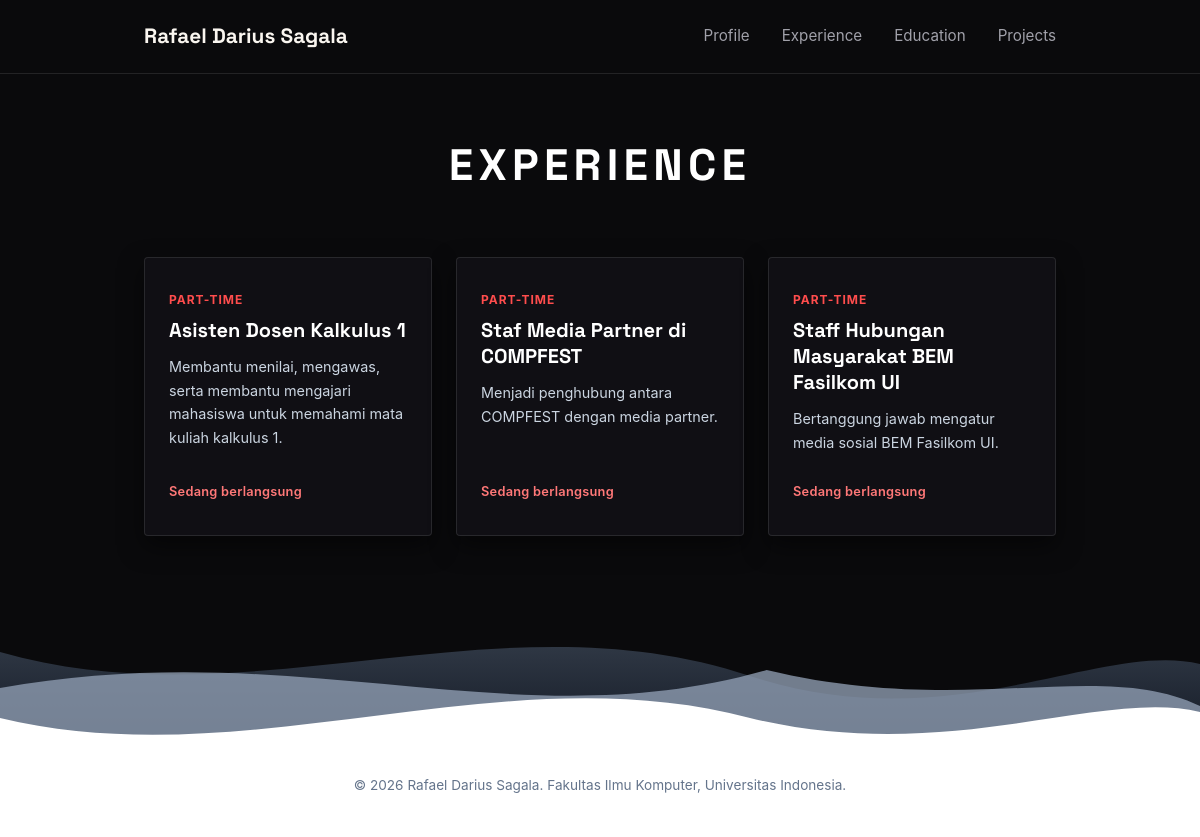
Page /experience/ on the earlier database version.
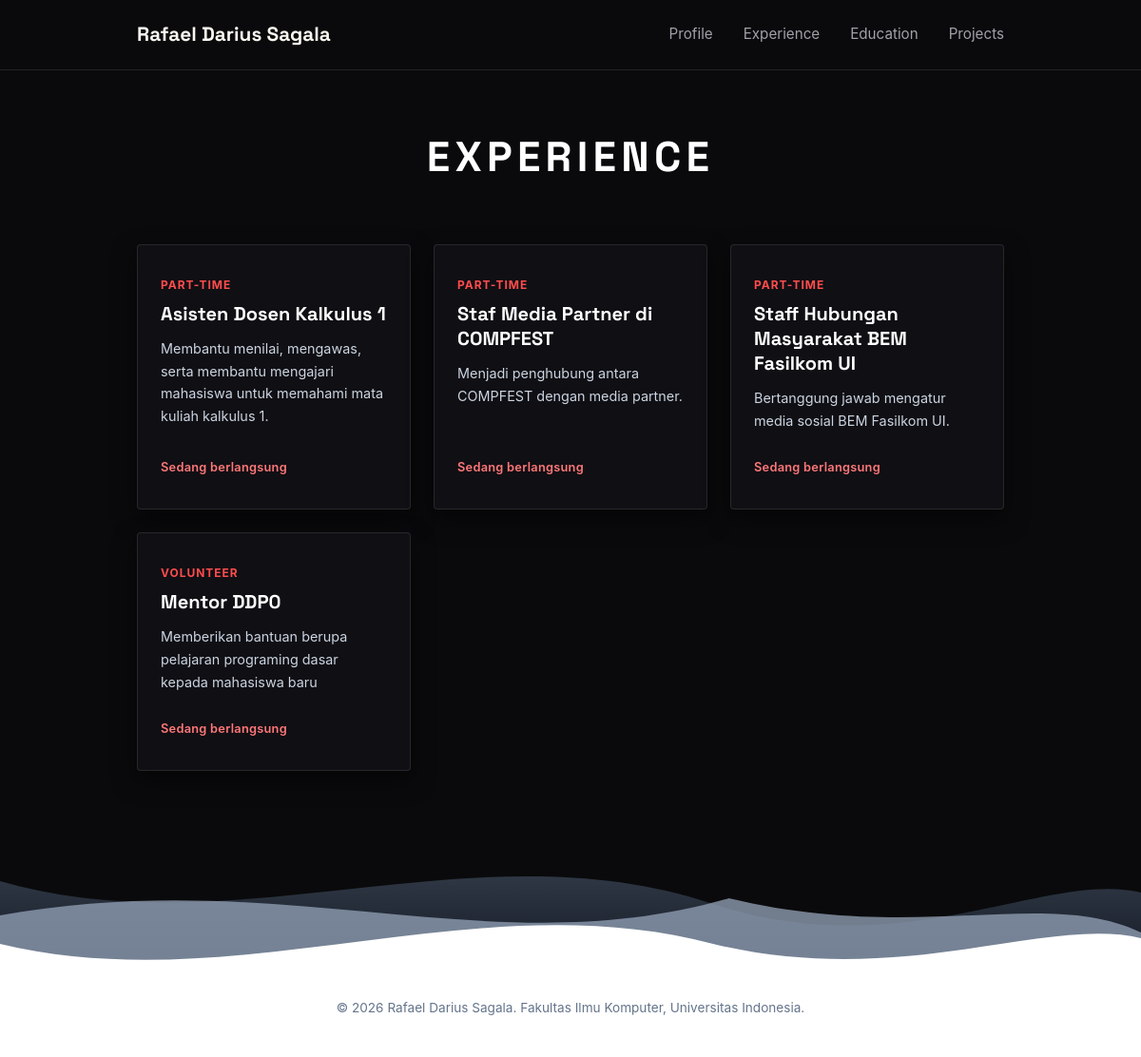
Same page on the later database version.
### main/models.py (models this page shows, shortened)
class Experience(models.Model):
    EXPERIENCE_CHOICES = [
        ('internship', 'Internship'),
        ('research', 'Research'),
        ('volunteer', 'Volunteer'),
        ('part-time', 'Part-Time'),
        ('full-time', 'Full-Time'),
        ('freelance', 'Freelance'),
    ]
    id = models.UUIDField(primary_key=True, default=uuid.uuid4, editable=False)
    title = models.CharField(max_length=255)
    description = models.TextField()
    category = models.CharField(max_length=20, choices=EXPERIENCE_CHOICES, default='full-time')
    thumbnail = models.URLField(blank=True, null=True)
    started_at = models.DateTimeField(auto_now_add=True)
    ended_at = models.DateTimeField(blank=True, null=True)
    @property
    def is_ongoing(self):
        return self.ended_at is None

### main/views.py (the view)
# urls.py: path("experience/", show_experience, name="show_experience"),
def show_experience(request):
    experiences = Experience.objects.all()
    context = {
        "name": "Rafael Darius Sagala",
        "experience_list": experiences,
    }
    return render(request, "experience.html", context)

### templates/experience.html (shortened to what this page needs)
        {% extends 'base.html' %}
        {% block content %}
        <main class="main-experience">
            <section class="experience-section" id="experience">
                <div class="container">
                    <h2 class="section-title">Experience</h2>
                    <div class="experience-grid">
                        {% for experience in experience_list %}
                            <article class="experience-card">
                                <span class="experience-category">
                                    {{ experience.get_category_display }}
                                </span>
                                <h3 class="experience-title">{{ experience.title }}</h3>
                                <p class="experience-description">
                                    {{ experience.description }}
                                </p>
                                <div class="card-footer">
                                    {% if experience.is_ongoing %}
                                        <span class="status-text-ongoing">
                                            Sedang berlangsung
                                        </span>
                                    {% else %}
                                        <span class="status-text-completed">
                                            Selesai
                                        </span>
                                    {% endif %}
                                </div>
                            </article>
                        {% empty %}
                            <div class="empty-state">
                                <p>Belum ada pengalaman yang ditambahkan.</p>
                            </div>
                        {% endfor %}
                    </div>
                </div>
            </section>
        </main>
        <div class="wave-divider-bottom-white">
        </div>
        {% endblock content %}

### templates/base.html (shortened to what this page needs)
{% load static %}
<!DOCTYPE html>
<html lang="en">
<head>
    <link rel="stylesheet" href="/static/css/style.css">
</head>
<body>
  <header class="site-header">
            <div class="container">
                <a href="{% url 'main:show_main' %}" class="brand">{{ name }}</a>
                <nav>
                    <a href="{% url 'main:show_main' %}">Profile</a>
                    <a href="{% url 'main:show_experience' %}">Experience</a>
                    <a href="{% url 'main:show_education' %}">Education</a>
                    <a href="{% url 'main:show_projects' %}">Projects</a>
                </nav>
            </div>
        </header>
  {% block content %} {% endblock content %}
  <footer class="site-footer">
        <div class="container">
            <p>&copy; 2026 {{ name }}. Fakultas Ilmu Komputer, Universitas Indonesia.</p>
        </div>
    </footer>
</body>
</html>

### static/css/style.css (style rules this page uses)
* { margin: 0; padding: 0; box-sizing: border-box; }
:root { --bg-dark: #0a0a0c; --paper: #faf6f0; --accent: #d95d39; --accent-dark: #a8442a; --crimson: #c91818; --line: rgba(255, 255, 255, 0.1); --text-muted: #a1a1aa; --radius: 4px; }
body { font-family: -apple-system, "Segoe UI", Roboto, Helvetica, Arial, sans-serif; color: var(--paper); background-color: var(--bg-dark); line-height: 1.6; min-height: 100vh; }
h1, .brand { font-family: "Space Grotesk", -apple-system, sans-serif; }
.container { max-width: 960px; margin: 0 auto; padding: 0 1.5rem; }
.site-header { background-color: var(--bg-dark); border-bottom: 1px solid var(--line); position: relative; z-index: 10; }
.site-header .container { display: flex; justify-content: space-between; align-items: center; padding: 1.25rem 1.5rem; }
.brand { font-size: 1.3rem; font-weight: 700; color: var(--paper); text-decoration: none; }
.site-header nav { display: flex; gap: 2rem; }
.site-header nav a { color: var(--text-muted); text-decoration: none; font-size: 0.95rem; transition: color 0.2s ease; }
.wave-divider-bottom-white { width: 100%; overflow: hidden; line-height: 0; background-color: var(--bg-dark); margin-bottom: -1px; }
.wave-divider-bottom-white svg { display: block; width: 100%; height: 120px; }
.experience-section { background-color: var(--bg-dark); color: #f8fafc; padding: 3.5rem 0 5rem; border-top: none; }
.experience-section .section-title { font-family: "Space Grotesk", sans-serif; font-size: clamp(2rem, 4vw, 2.75rem); text-align: center; text-transform: uppercase; letter-spacing: 0.12em; margin-bottom: 3.5rem; color: #ffffff; font-weight: 700; }
.experience-grid { display: grid; grid-template-columns: repeat(3, 1fr); gap: 1.5rem; align-items: stretch; }
.experience-card { background-color: rgba(18, 17, 22, 0.88); border: 1px solid rgba(255, 255, 255, 0.1); border-radius: var(--radius); padding: 2rem 1.5rem; display: flex; flex-direction: column; height: 100%; box-shadow: 0 10px 25px rgba(0, 0, 0, 0.5); backdrop-filter: blur(8px); transition: transform 0.25s ease, border-color 0.25s ease, box-shadow 0.25s ease; }
.experience-category { display: inline-block; font-size: 0.75rem; text-transform: uppercase; letter-spacing: 0.08em; color: #ff4d4d; font-weight: 700; margin-bottom: 0.5rem; }
.experience-title { font-family: "Space Grotesk", sans-serif; font-size: 1.25rem; font-weight: 700; line-height: 1.3; color: #ffffff; margin-bottom: 0.75rem; }
.experience-description { font-size: 0.9rem; line-height: 1.65; color: #cbd5e1; margin-bottom: 1.75rem; flex-grow: 1; }
.card-footer { margin-top: auto; display: flex; align-items: center; }
.card-footer span, .status-text-ongoing { font-size: 0.8rem; font-weight: 600; color: #ff7878; letter-spacing: 0.02em; }
.site-footer { background-color: #000000; color: rgba(250, 246, 240, 0.5); font-size: 0.85rem; padding: 2.5rem 0; border-top: none; text-align: center; }
.footer-white, .main-experience ~ .site-footer { background-color: #ffffff; color: #64748b; border-top: none; }
.footer-white p, .main-experience ~ .site-footer p { color: #64748b; }

Differences in the rows shown:
added Experience: category "VOLUNTEER", title "Mentor DDP0", description "Memberikan bantuan berupa pelajaran programing dasar kepada mahasiswa baru", shows "Sedang berlangsung"
